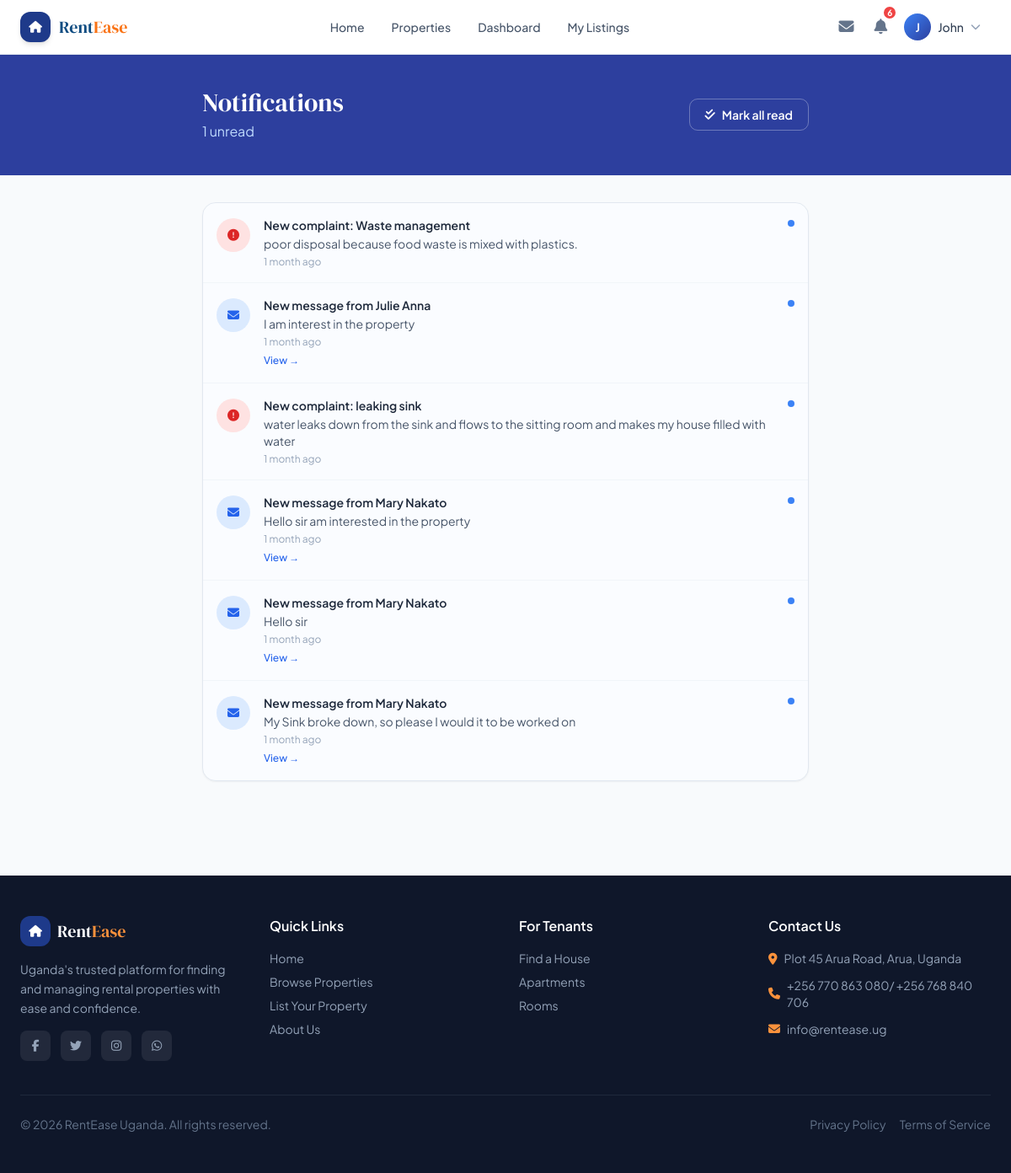
Page /pages/notifications.php (signed in) on the committed database.
### tables this page shows
CREATE TABLE `users` (
  `id` int(11) NOT NULL AUTO_INCREMENT,
  `name` varchar(100) NOT NULL,
  `email` varchar(150) NOT NULL,
  `phone` varchar(20) DEFAULT NULL,
  `password_hash` varchar(255) NOT NULL,
  `role` enum('tenant','landlord','agent','admin') NOT NULL DEFAULT 'tenant',
  `avatar` varchar(255) DEFAULT NULL,
  `bio` text DEFAULT NULL,
  `is_active` tinyint(1) DEFAULT 1,
  `reset_token` varchar(100) DEFAULT NULL,
  `reset_token_expiry` datetime DEFAULT NULL,
  `created_at` timestamp NOT NULL DEFAULT current_timestamp(),
  `updated_at` timestamp NOT NULL DEFAULT current_timestamp() ON UPDATE current_timestamp(),
  PRIMARY KEY (`id`),
  UNIQUE KEY `email` (`email`)
);

CREATE TABLE `notifications` (
  `id` int(11) NOT NULL AUTO_INCREMENT,
  `user_id` int(11) NOT NULL,
  `type` varchar(50) DEFAULT NULL,
  `title` varchar(200) DEFAULT NULL,
  `body` text DEFAULT NULL,
  `link` varchar(255) DEFAULT NULL,
  `is_read` tinyint(1) DEFAULT 0,
  `created_at` timestamp NOT NULL DEFAULT current_timestamp(),
  PRIMARY KEY (`id`),
  KEY `user_id` (`user_id`),
  CONSTRAINT `notifications_ibfk_1` FOREIGN KEY (`user_id`) REFERENCES `users` (`id`) ON DELETE CASCADE
);

### includes/config.php (called while the page is built, shortened)
<?php
function getDB(): PDO {
    static $pdo = null;
    if ($pdo === null) {
        try {
            $dsn = "mysql:host=" . DB_HOST . ";port=" . DB_PORT . ";dbname=" . DB_NAME . ";charset=utf8mb4";
            $pdo = new PDO($dsn, DB_USER, DB_PASS, [
                PDO::ATTR_ERRMODE => PDO::ERRMODE_EXCEPTION,
                PDO::ATTR_DEFAULT_FETCH_MODE => PDO::FETCH_ASSOC,
            ]);
        } catch (PDOException $e) {
            http_response_code(500);
            die(json_encode(['error' => 'Database connection failed']));
        }
    }
    return $pdo;
}
function isLoggedIn(): bool {
    return isset($_SESSION['user_id']);
}
function currentUser(): ?array {
    static $user = null;
    if ($user === null) {
        $db = getDB();
        $stmt = $db->prepare("SELECT id, name, email, phone, role, avatar FROM users WHERE id = ? AND is_active = 1");
        $stmt->execute([$_SESSION['user_id']]);
        $user = $stmt->fetch() ?: null;
    }
    return $user;
}
function sanitize(string $str): string {
    return htmlspecialchars(trim($str), ENT_QUOTES, 'UTF-8');
}
function unreadCount(int $userId): int {
    $db = getDB();
    $stmt = $db->prepare("SELECT COUNT(*) FROM notifications WHERE user_id = ? AND is_read = 0");
    $stmt->execute([$userId]);
    return (int)$stmt->fetchColumn();
}
function timeAgo(string $datetime): string {
    $now = new DateTime();
    $ago = new DateTime($datetime);
    $diff = $now->diff($ago);
    if ($diff->m > 0) return $diff->m . ' month' . ($diff->m > 1 ? 's' : '') . ' ago';
    return 'just now';
}

### pages/notifications.php (the view, shortened to what this page needs)
<?php
require_once __DIR__ . '/../includes/config.php';
$user = currentUser();
$db = getDB();
$notes = $db->prepare("SELECT * FROM notifications WHERE user_id=? ORDER BY created_at DESC LIMIT 50");
$notes->execute([$user['id']]); $notes = $notes->fetchAll() ?: [];
include __DIR__ . '/../includes/header.php';
$typeIcons = [
    'message'   => ['fas fa-envelope',       'bg-blue-100  text-blue-600'],
    'complaint' => ['fas fa-exclamation-circle','bg-red-100 text-red-600'],
    'welcome'   => ['fas fa-hand-wave',       'bg-green-100 text-green-600'],
    'rental'    => ['fas fa-key',             'bg-purple-100 text-purple-600'],
    'payment'   => ['fas fa-wallet',          'bg-yellow-100 text-yellow-600'],
];
?>
<div class="page-hero py-10">
    <div class="max-w-3xl mx-auto px-4 sm:px-6 flex items-center justify-between">
        <div>
            <h1 class="font-display text-3xl text-white">Notifications</h1>
            <p class="text-blue-200 mt-1"><?= count((array)$unread) ?> unread</p>
        </div>
        <?php if ($unread): ?>
        <a href="?mark_all=1" class="btn-outline border-white/30 text-white hover:bg-white/10 text-sm py-2">
            <i class="fas fa-check-double"></i> Mark all read
        </a>
        <?php endif; ?>
    </div>
</div>
<div class="max-w-3xl mx-auto px-4 sm:px-6 py-8">
    <?php if (empty($notes)): ?>
    <div class="bg-white rounded-2xl border border-slate-200 p-16 text-center text-slate-400">
        <i class="fas fa-bell-slash text-5xl mb-4 block opacity-20"></i>
        <p class="font-medium text-slate-500">No notifications yet</p>
        <p class="text-sm mt-1">You'll see alerts here for messages, complaints, and more</p>
    </div>
    <?php else: ?>
    <div class="bg-white rounded-2xl border border-slate-200 shadow-sm overflow-hidden divide-y divide-slate-100">
        <?php foreach ($notes as $n):
            [$icon,$color] = $typeIcons[$n['type']] ?? ['fas fa-bell','bg-slate-100 text-slate-500'];
        ?>
        <div class="flex items-start gap-4 p-4 hover:bg-slate-50 transition-colors <?= !$n['is_read'] ? 'bg-blue-50/30' : '' ?>">
            <div class="w-10 h-10 rounded-full <?= $color ?> flex items-center justify-center flex-shrink-0 mt-0.5">
                <i class="<?= $icon ?> text-sm"></i>
            </div>
            <div class="flex-1 min-w-0">
                <div class="flex items-start justify-between gap-2">
                    <p class="text-sm font-semibold text-slate-800 <?= !$n['is_read'] ? '' : 'font-medium' ?>">
                        <?= sanitize($n['title']) ?>
                    </p>
                    <?php if (!$n['is_read']): ?>
                    <span class="w-2 h-2 bg-blue-500 rounded-full flex-shrink-0 mt-1"></span>
                    <?php endif; ?>
                </div>
                <p class="text-sm text-slate-600 mt-0.5"><?= sanitize($n['body']) ?></p>
                <p class="text-xs text-slate-400 mt-1"><?= timeAgo($n['created_at']) ?></p>
                <?php if ($n['link']): ?>
                <a href="<?= sanitize($n['link']) ?>" class="text-xs text-primary-600 font-medium hover:underline mt-1 inline-block">View →</a>
                <?php endif; ?>
            </div>
        </div>
        <?php endforeach; ?>
    </div>
    <?php endif; ?>
</div>
<?php include __DIR__ . '/../includes/footer.php'; ?>

### includes/header.php (shortened to what this page needs)
<?php
$user = currentUser();
$unread = $user ? unreadCount($user['id']) : 0;
?>
<!DOCTYPE html>
<html lang="en">
<head>
<script src="https://cdn.tailwindcss.com"></script>
<link rel="stylesheet" href="https://cdnjs.cloudflare.com/ajax/libs/font-awesome/6.5.0/css/all.min.css">
<link rel="stylesheet" href="<?= APP_URL ?>/assets/css/style.css?v=<?= filemtime(__DIR__ . '/../assets/css/style.css') ?>">
</head>
<body class="bg-slate-50 font-sans text-slate-800 min-h-screen">
<nav class="navbar fixed top-0 left-0 right-0 z-50 bg-white/95 backdrop-blur-md border-b border-slate-200 shadow-sm">
    <div class="max-w-7xl mx-auto px-4 sm:px-6">
        <div class="flex items-center justify-between h-16">
            <a href="<?= APP_URL ?>/index.php" class="flex items-center gap-2.5 group">
                <div class="w-9 h-9 bg-blue-900 rounded-xl flex items-center justify-center shadow-md group-hover:scale-105 transition-transform">
                    <i class="fas fa-home text-white text-sm"></i>
                </div>
                <span class="font-display text-xl text-primary-800">Rent<span class="text-accent-500">Ease</span></span>
            </a>
            <div class="hidden md:flex items-center gap-1">
                <a href="<?= APP_URL ?>/index.php" class="nav-link <?= basename($_SERVER['PHP_SELF']) === 'index.php' ? 'active' : '' ?>">Home</a>
                <a href="<?= APP_URL ?>/pages/search.php" class="nav-link">Properties</a>
                <?php if ($user): ?>
                    <?php if (in_array($user['role'], ['landlord','agent','admin'])): ?>
                    <a href="<?= APP_URL ?>/pages/landlord/dashboard.php" class="nav-link">Dashboard</a>
                    <a href="<?= APP_URL ?>/pages/landlord/properties.php" class="nav-link">My Listings</a>
                    <?php endif; ?>
                <?php endif; ?>
            </div>
            <div class="flex items-center gap-2">
                <?php if ($user): ?>
                    <a href="<?= APP_URL ?>/pages/messages.php" class="relative p-2 text-slate-500 hover:text-primary-700 hover:bg-primary-50 rounded-lg transition-colors">
                        <i class="fas fa-envelope text-lg"></i>
                    </a>
                    <a href="<?= APP_URL ?>/pages/notifications.php" class="relative p-2 text-slate-500 hover:text-primary-700 hover:bg-primary-50 rounded-lg transition-colors">
                        <i class="fas fa-bell text-lg"></i>
                        <?php if ($unread > 0): ?>
                        <span class="badge"><?= $unread ?></span>
                        <?php endif; ?>
                    </a>
                    <div class="relative" x-data="{ open: false }">
                        <button onclick="toggleDropdown('userMenu')" class="flex items-center gap-2 pl-1 pr-3 py-1 rounded-full hover:bg-slate-100 transition-colors">
                            <div class="w-8 h-8 rounded-full bg-gradient-to-br from-primary-500 to-primary-700 flex items-center justify-center text-white text-sm font-semibold">
                                <?= strtoupper(substr($user['name'], 0, 1)) ?>
                            </div>
                            <span class="hidden sm:block text-sm font-medium text-slate-700"><?= sanitize(explode(' ', $user['name'])[0]) ?></span>
                            <i class="fas fa-chevron-down text-xs text-slate-400"></i>
                        </button>
                    </div>
                <?php else: ?>
                    <a href="<?= APP_URL ?>/pages/login.php" class="btn-outline text-sm">Sign In</a>
                    <a href="<?= APP_URL ?>/pages/register.php" class="btn-primary text-sm">Get Started</a>
                <?php endif; ?>
            </div>
        </div>
    </div>
</nav>
<div class="h-16"></div>

### assets/css/style.css (style rules this page uses)
:root { --primary: #0f4c81; --primary-light: #1d6bb5; --accent: #f97316; --accent-dark: #ea580c; --success: #10b981; --warning: #f59e0b; --danger: #ef4444; --shadow-sm: 0 1px 3px rgba(0,0,0,0.08), 0 1px 2px rgba(0,0,0,0.05); --shadow-md: 0 4px 12px rgba(0,0,0,0.10), 0 2px 6px rgba(0,0,0,0.07); --shadow-lg: 0 10px 30px rgba(0,0,0,0.12), 0 4px 12px rgba(0,0,0,0.08); --radius: 12px; --radius-lg: 20px; }
*, *::before, *::after { box-sizing: border-box; }
body { font-family: 'Plus Jakarta Sans', sans-serif; background: #f8fafc; color: #1e293b; }
.nav-link { display: inline-flex; align-items: center; padding: 6px 14px; border-radius: 8px; font-size: 14px; font-weight: 500; color: #475569; text-decoration: none; transition: all 0.2s; }
.btn-outline { display: inline-flex; align-items: center; gap: 8px; padding: 8px 18px; background: transparent; color: #2d3f9e; font-weight: 600; font-size: 14px; border-radius: 10px; border: 1.5px solid #2d3f9e; cursor: pointer; text-decoration: none; transition: all 0.2s; }
.badge { position: absolute; top: -4px; right: -4px; width: 18px; height: 18px; background: #ef4444; color: white; border-radius: 50%; font-size: 10px; font-weight: 700; display: flex; align-items: center; justify-content: center; border: 2px solid white; }
.page-hero { background: #2d3f9e; padding: 60px 0 40px; color: white; position: relative; overflow: hidden; }

### rows in the picture
users: name "J", name "John"
notifications: title "New complaint: Waste management", is_read 0 (drawn), body "poor disposal because food waste is mixed with plastics.", created_at "1 month ago"
notifications: title "New message from Julie Anna", is_read 0 (drawn), body "I am interest in the property", created_at "1 month ago"
notifications: title "New complaint: leaking sink", is_read 0 (drawn), body "water leaks down from the sink and flows to the sitting room and makes my house filled with water", created_at "1 month ago"
notifications: title "New message from Mary Nakato", is_read 0 (drawn), body "Hello sir am interested in the property", created_at "1 month ago"
notifications: title "New message from Mary Nakato", is_read 0 (drawn), body "Hello sir", created_at "1 month ago"
notifications: title "New message from Mary Nakato", is_read 0 (drawn), body "My Sink broke down, so please I would it to be worked on", created_at "1 month ago"

### other values in the picture
$unread "6"
count((array)$unread) "1"
